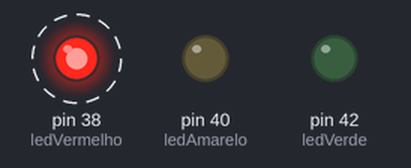
Bench run of a sketch on a simulated Arduino Mega 2560, built with avr-gcc and run on an emulated ATmega2560. On the bench: output pins drawn as LEDs (lit = HIGH). Dashed ring = blinking. What the sketch prints to the serial monitor is not drawn.

Above: at 0.5 s.
Timing chart, 0 to 4.7 s (numbered marks = the images above):
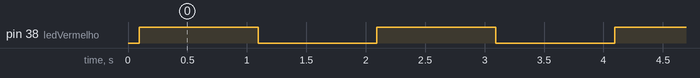

Measured:
- by itself, pin 38 (ledVermelho): alternates HIGH for 1.0 s and LOW for 1.0 s

The sketch:

Questao01_Luciano-dos-Santos.ino
```cpp
/* Questão 1 (3 pontos): Prova 1 de Lógica de Programação - LGP18802
  27.09.2023 - prof. Alexandre Nuernberg

  Sabendo-se que a fórmula para calcular o volume de uma esfera é:
  𝑉𝑒𝑠𝑓𝑒𝑟𝑎 = (4/3) × 𝜋 × 𝑟𝑎𝑖𝑜^3.
  Dado 3 raios:
  raio1 = 5m
  raio2 = 4m
  raio3 = 3m

  Atenção:
      - Defina variáveis para armazenamento dos pinos dos LEDS e dos tempos. (se necessário)
      - Mantenha o programa organizado com formatação (endentação).
      - Comente as principais partes do programa para que haja um entendimento claro.
      - Salve frequentemente o sketch no PENDRIVE para evitar perder o trabalho
      - Salve o sketch com nome: Questao01_Prova01_Seu_Nome_Completo (não use espaços nem acentos)
      - Após testar e terminar envie o arquivo pelo siga no final da prova.

  a) (1 ponto) Calcule o volume das 3 esferas e imprima o resultado no monitor serial informando a que espera pertence o resultado.
  Considere pi = 3.14
  Defina variáveis para armazenar o Volume da esfera e o raio.
  Use variáveis de ponto flutuante.

  b) (1 ponto) Caso algum dos volumes seja superior a 250, faça com que o led correspondente pisque (1s aceso e 1s apagado) obedecendo
  a ordem de cores:
  para Vesfera1 > 250 pisca o LED vermelho do pino 38
  para Vesfera2 > 250 pisca o LED amarelo do pino 40
  para Vesfera3 > 250 pisca o LED verde do pino 42

  c) (1 ponto) Se algum volume for maior do que 250, na hora que o LED correspondente piscar, informe qual volume é maior do que 250 imprimindo a mensagem no monitor serial.


*/
// inicia as variaveis pedidas
float pi = 3.14;

int raio_1 = 5;
int raio_2 = 4;
int raio_3 = 3;

float calculoRaio_1 = (4/3) * pi * (raio_1*raio_1*raio_1);
float calculoRaio_2 = (4/3) * pi * (raio_2*raio_2*raio_2);
float calculoRaio_3 = (4/3) * pi * (raio_3*raio_3*raio_3);

int tempoDelay = 1000;

int ledVermelho = 38;
int ledAmarelo = 40;
int ledVerde = 42;


void setup()
{
  // inicia o serial
  Serial.begin(9600);
  // mostra o resultado no serial
  Serial.println("O resultado do calculo com o raio de 5 é = " + String(calculoRaio_1));
  Serial.println("O resultado do calculo com o raio de 4 é = " + String(calculoRaio_2));
  Serial.println("O resultado do calculo com o raio de 3 é = " + String(calculoRaio_3));
  // inicia os OUTPUTS
  pinMode(ledVermelho,OUTPUT);
  pinMode(ledAmarelo,OUTPUT);
  pinMode(ledVerde,OUTPUT);
}

void loop() {
  // Pisca o led vermelho se for maior que 250
  if (calculoRaio_1 > 250){
    digitalWrite(ledVermelho,HIGH);
    delay(tempoDelay);
    digitalWrite(ledVermelho,LOW);
    delay(tempoDelay);
  }
  // Pisca o led amarelo se for maior que 250
  if (calculoRaio_2 > 250){
    digitalWrite(ledAmarelo,HIGH);
    delay(tempoDelay);
    digitalWrite(ledAmarelo,LOW);
    delay(tempoDelay);
  }
  // Pisca o led verde se for maior que 250
  if (calculoRaio_3 > 250){
    digitalWrite(ledVerde,HIGH);
    delay(tempoDelay);
    digitalWrite(ledVerde,LOW);
    delay(tempoDelay);
  }

}
```
